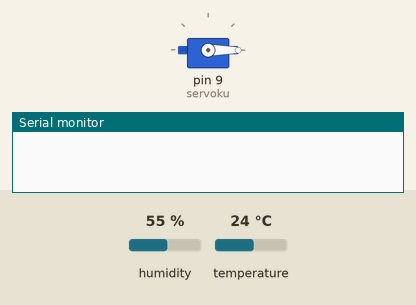
Simulated run of this sketch. Board: Arduino Uno, built with avr-gcc and run on an emulated ATmega328P. Parts: servo, the last lines printed to the serial monitor. The inputs (shaded band) are chosen by the test bench; at power-on: humidity 55 %, temperature 24 °C.

Above: at 5.05 s.
At 25.9 s:
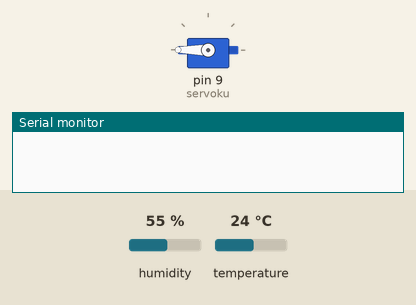
At 46.9 s:
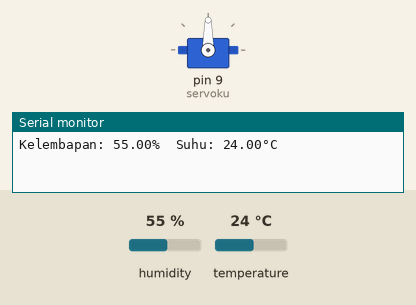
Timing chart, 0 to 59.6 s (numbered marks = the images above):
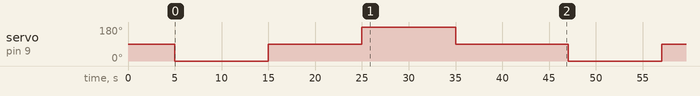

Measured:
- by itself, servo on pin 9 (servoku): repeats every 42.0 s: 90° 10.0 s, 180° 10.0 s, 90° 12.0 s, 0° 10.0 s

The sketch:

sketch_oct9a.ino
```cpp
#include <Servo.h>
#include <DHT.h>
#include <DHT_U.h>
#include <DHT.h>

// Definisikan pin untuk DHT11
#define DHTPIN 8
#define DHTTYPE DHT11
DHT dht(DHTPIN, DHTTYPE);
Servo servoku;
int tunda=10000;

void setup() {
  servoku.attach(9);
  servoku.write(90);
  Serial.begin(9600);
  dht.begin();
  delay(5000);
}

void loop() {
  servoku.write(0);
  delay(tunda);
  servoku.write(90);
  delay(tunda);
  servoku.write(180);
  delay(tunda);
  servoku.write(90);
  delay(tunda);

  float h = dht.readHumidity();
  float t = dht.readTemperature();

  if (isnan(h) || isnan(t)) {
    Serial.println("Gagal membaca dari DHT sensor!");
    return;
  }

  // Tampilkan hasil di Serial Monitor
  Serial.print("Kelembapan: ");
  Serial.print(h);
  Serial.print("%  Suhu: ");
  Serial.print(t);
  Serial.println("°C");
  delay(2000);
}
```
